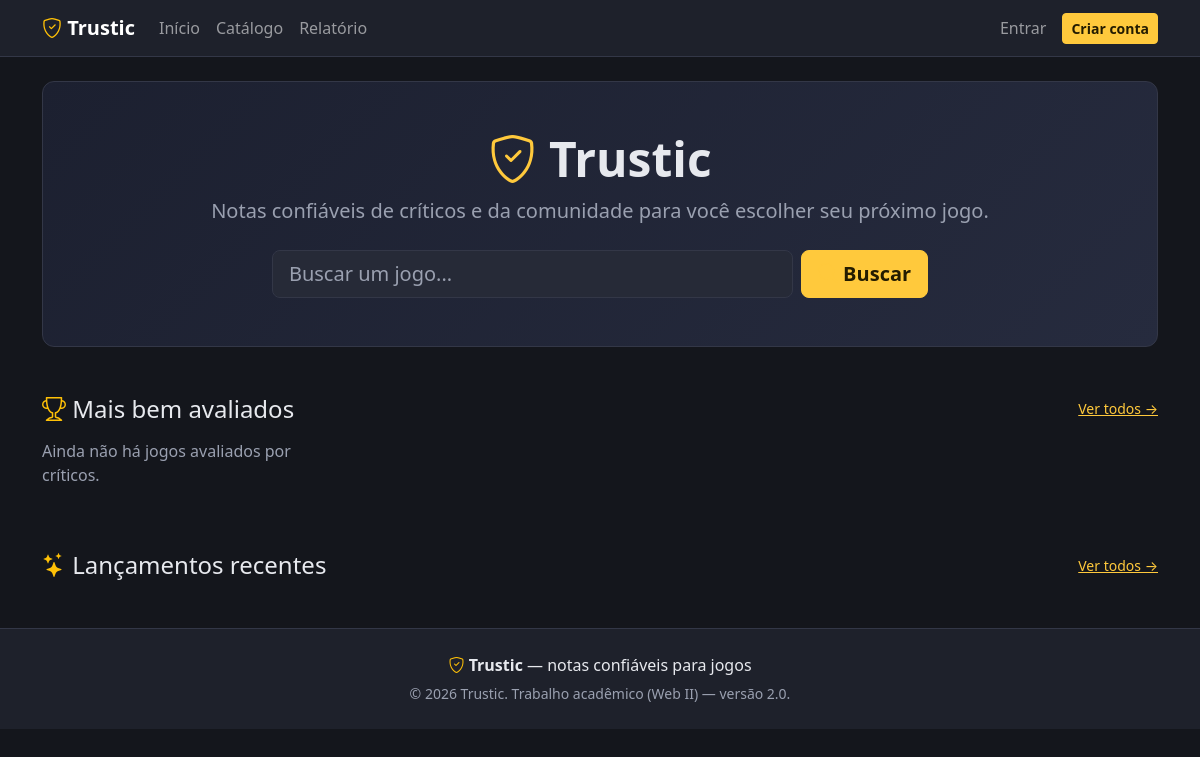
Before: / with the older database file.
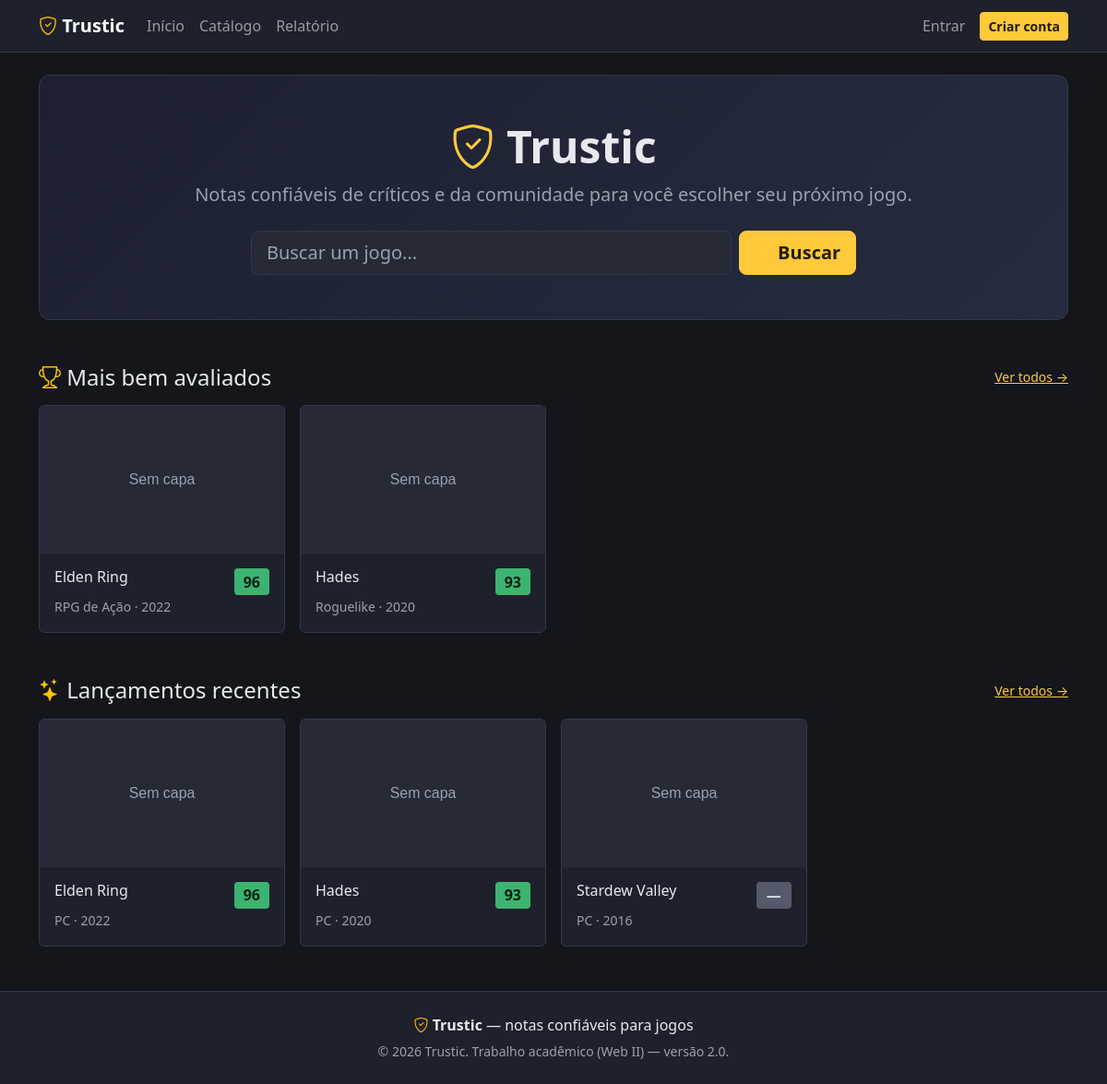
After: the same page with the newer database file.
### tables this page shows
CREATE TABLE jogos (
    id              INT AUTO_INCREMENT PRIMARY KEY,
    titulo          VARCHAR(150)  NOT NULL,
    genero_id       INT           NOT NULL,
    plataforma_id   INT           NOT NULL,
    desenvolvedora  VARCHAR(120),
    publicadora     VARCHAR(120),
    ano_lancamento  SMALLINT      NOT NULL,
    descricao       TEXT,
    capa_url        VARCHAR(255),
    criado_por      INT           NOT NULL,
    criado_em       DATETIME      NOT NULL DEFAULT CURRENT_TIMESTAMP,
    CONSTRAINT fk_jogo_genero     FOREIGN KEY (genero_id)     REFERENCES generos(id),
    CONSTRAINT fk_jogo_plataforma FOREIGN KEY (plataforma_id) REFERENCES plataformas(id),
    CONSTRAINT fk_jogo_usuario    FOREIGN KEY (criado_por)    REFERENCES usuarios(id) ON DELETE CASCADE
);

CREATE TABLE generos (
    id    INT AUTO_INCREMENT PRIMARY KEY,
    nome  VARCHAR(60) NOT NULL UNIQUE
);

CREATE TABLE plataformas (
    id    INT AUTO_INCREMENT PRIMARY KEY,
    nome  VARCHAR(60) NOT NULL UNIQUE
);

### config/config.php (called while the page is built, shortened)
<?php
function usuarioLogado(): bool
{
    return isset($_SESSION['usuario_id']);
}
function e(?string $valor): string
{
    return htmlspecialchars($valor ?? '', ENT_QUOTES, 'UTF-8');
}
function corNota($nota): string
{
    if ($nota === null) return 'nota-neutra';
    if ($nota >= 75) return 'nota-boa';
    return 'nota-ruim';
}

### app/models/Jogo.php (called while the page is built, shortened)
<?php
class Jogo
{
    private static function baseSelect(): string
    {
        return "SELECT j.*, g.nome AS genero, p.nome AS plataforma,
                    u.nome AS autor_nome,
                    ROUND(AVG(CASE WHEN a.tipo = 'critica' THEN a.nota END), 0) AS metascore,
                    ROUND(AVG(CASE WHEN a.tipo = 'usuario' THEN a.nota END), 1) AS nota_usuarios,
                    COUNT(DISTINCT CASE WHEN a.tipo = 'critica' THEN a.id END) AS total_criticas,
                    COUNT(DISTINCT CASE WHEN a.tipo = 'usuario' THEN a.id END) AS total_avaliacoes
                FROM jogos j
                JOIN generos g ON g.id = j.genero_id
                JOIN plataformas p ON p.id = j.plataforma_id
                JOIN usuarios u ON u.id = j.criado_por
                LEFT JOIN avaliacoes a ON a.jogo_id = j.id";
    }
    public static function maisBemAvaliados(int $limite = 4): array
    {
        $pdo = conectarBanco();
        $sql = self::baseSelect() . ' GROUP BY j.id HAVING metascore IS NOT NULL ORDER BY metascore DESC LIMIT ' . $limite;
        return $pdo->query($sql)->fetchAll();
    }
    public static function lancamentosRecentes(int $limite = 4): array
    {
        $pdo = conectarBanco();
        $sql = self::baseSelect() . ' GROUP BY j.id ORDER BY j.ano_lancamento DESC, j.criado_em DESC LIMIT ' . $limite;
        return $pdo->query($sql)->fetchAll();
    }
}

### app/views/home/index.php (the view, shortened to what this page needs)
<div class="trustic-hero text-center mb-5">
    <h1 class="display-5"><i class="bi bi-shield-check"></i> Trustic</h1>
    <p class="lead text-muted mb-4">Notas confiáveis de críticos e da comunidade para você escolher seu próximo jogo.</p>
    <form method="get" action="index.php" class="row g-2 justify-content-center">
        <div class="col-md-6">
            <input type="text" name="busca" class="form-control form-control-lg" placeholder="Buscar um jogo...">
        </div>
        <div class="col-auto">
            <button class="btn btn-warning btn-lg" type="submit"><i class="bi bi-search"></i> Buscar</button>
        </div>
    </form>
</div>
<div class="d-flex justify-content-between align-items-center mb-3">
    <h2 class="h4 mb-0"><i class="bi bi-trophy text-warning"></i> Mais bem avaliados</h2>
    <a href="index.php?page=jogos&ordenar=nota_desc" class="small">Ver todos &rarr;</a>
</div>
<div class="row row-cols-1 row-cols-md-4 g-3 mb-5">
    <?php foreach ($maisBemAvaliados as $jogo): ?>
        <div class="col">
            <a href="index.php?page=jogo&id=<?= (int) $jogo['id'] ?>" class="text-decoration-none">
                <div class="card trustic-card h-100">
                    <img src="<?= e($jogo['capa_url'] ?: 'img/sem-capa.svg') ?>" class="capa-jogo" alt="">
                    <div class="card-body">
                        <div class="d-flex justify-content-between align-items-start">
                            <h6 class="card-title mb-0"><?= e($jogo['titulo']) ?></h6>
                            <span class="nota-badge <?= corNota($jogo['metascore']) ?>"><?= (int) $jogo['metascore'] ?></span>
                        </div>
                        <small class="text-muted"><?= e($jogo['genero']) ?> · <?= e((string) $jogo['ano_lancamento']) ?></small>
                    </div>
                </div>
            </a>
        </div>
    <?php endforeach; ?>
    <?php if (!$maisBemAvaliados): ?><p class="text-muted">Ainda não há jogos avaliados por críticos.</p><?php endif; ?>
</div>
<div class="d-flex justify-content-between align-items-center mb-3">
    <h2 class="h4 mb-0"><i class="bi bi-stars text-warning"></i> Lançamentos recentes</h2>
    <a href="index.php?page=jogos&ordenar=ano_desc" class="small">Ver todos &rarr;</a>
</div>
<div class="row row-cols-1 row-cols-md-4 g-3">
    <?php foreach ($lancamentos as $jogo): ?>
        <div class="col">
            <a href="index.php?page=jogo&id=<?= (int) $jogo['id'] ?>" class="text-decoration-none">
                <div class="card trustic-card h-100">
                    <img src="<?= e($jogo['capa_url'] ?: 'img/sem-capa.svg') ?>" class="capa-jogo" alt="">
                    <div class="card-body">
                        <div class="d-flex justify-content-between align-items-start">
                            <h6 class="card-title mb-0"><?= e($jogo['titulo']) ?></h6>
                            <span class="nota-badge <?= corNota($jogo['metascore']) ?>">
                                <?= $jogo['metascore'] !== null ? (int) $jogo['metascore'] : '—' ?>
                            </span>
                        </div>
                        <small class="text-muted"><?= e($jogo['plataforma']) ?> · <?= e((string) $jogo['ano_lancamento']) ?></small>
                    </div>
                </div>
            </a>
        </div>
    <?php endforeach; ?>
</div>

### public/index.php (shortened to what this page needs)
<?php
require_once __DIR__ . '/../config/config.php';
require_once __DIR__ . '/../app/models/Jogo.php';
$viewsPath = __DIR__ . '/../app/views';
$page = $_GET['page'] ?? 'inicio';
switch ($page) {
    case 'inicio':
        $maisBemAvaliados = Jogo::maisBemAvaliados(4);
        $lancamentos = Jogo::lancamentosRecentes(4);
        include "$viewsPath/layout/header.php";
        include "$viewsPath/home/index.php";
        include "$viewsPath/layout/footer.php";
        break;
}

### app/views/layout/header.php (shortened to what this page needs)
<!DOCTYPE html>
<html lang="pt-br">
<head>
    <link href="https://cdn.jsdelivr.net/npm/bootstrap@5.3.3/dist/css/bootstrap.min.css" rel="stylesheet">
    <link href="https://cdn.jsdelivr.net/npm/bootstrap-icons@1.11.3/font/bootstrap-icons.css" rel="stylesheet">
    <link href="css/style.css" rel="stylesheet">
</head>
<body>
<nav class="navbar navbar-expand-lg navbar-dark sticky-top trustic-navbar">
    <div class="container">
        <a class="navbar-brand fw-bold" href="index.php?page=inicio">
            <i class="bi bi-shield-check text-warning"></i> Trustic
        </a>
        <div class="collapse navbar-collapse" id="menu">
            <ul class="navbar-nav me-auto mb-2 mb-lg-0">
                <li class="nav-item"><a class="nav-link" href="index.php?page=inicio">Início</a></li>
                <li class="nav-item"><a class="nav-link" href="index.php?page=jogos">Catálogo</a></li>
                <li class="nav-item"><a class="nav-link" href="index.php?page=relatorio">Relatório</a></li>
            </ul>
            <ul class="navbar-nav align-items-lg-center">
                <?php if (usuarioLogado()): $u = usuarioAtual(); ?>
                    <li class="nav-item dropdown">
                        <a class="nav-link dropdown-toggle d-flex align-items-center gap-2" href="#" data-bs-toggle="dropdown">
                            <img src="<?= $u['avatar_url'] ? e($u['avatar_url']) : 'img/avatar-padrao.svg' ?>" class="avatar-navbar" alt="">
                            <?= e($u['nome']) ?>
                            <span class="badge bg-warning text-dark"><?= e($u['tipo']) ?></span>
                        </a>
                        <ul class="dropdown-menu dropdown-menu-end">
                            <li><a class="dropdown-item" href="index.php?page=perfil">Meu perfil</a></li>
                            <li><a class="dropdown-item" href="index.php?page=perfil-publico&id=<?= (int) $u['id'] ?>">Ver perfil público</a></li>
                            <li><hr class="dropdown-divider"></li>
                            <li><a class="dropdown-item" href="index.php?page=logout">Sair</a></li>
                        </ul>
                    </li>
                <?php else: ?>
                    <li class="nav-item"><a class="nav-link" href="index.php?page=login">Entrar</a></li>
                    <li class="nav-item"><a class="btn btn-warning btn-sm ms-lg-2" href="index.php?page=cadastro">Criar conta</a></li>
                <?php endif; ?>
            </ul>
        </div>
    </div>
</nav>
<main class="container my-4">

### app/views/layout/footer.php (shortened to what this page needs)
</main>
<footer class="trustic-footer text-center py-4 mt-5">
    <div class="container">
        <p class="mb-1"><i class="bi bi-shield-check text-warning"></i> <strong>Trustic</strong> — notas confiáveis para jogos</p>
        <small class="text-muted">&copy; <?= date('Y') ?> Trustic. Trabalho acadêmico (Web II) — versão 2.0.</small>
    </div>
</footer>
</body>
</html>

### public/css/style.css (style rules this page uses)
:root { --trustic-bg: #14161c; --trustic-surface: #1e212b; --trustic-surface-2: #262a37; --trustic-border: #333747; --trustic-text: #e7e9ee; --trustic-text-muted: #9aa0b0; --trustic-amarelo: #ffc93c; --trustic-verde: #3cb371; --trustic-amarelo-nota: #f5c518; --trustic-vermelho: #e6483c; }
body { background-color: var(--trustic-bg); color: var(--trustic-text); }
a { color: var(--trustic-amarelo); }
.trustic-navbar { background-color: var(--trustic-surface); border-bottom: 1px solid var(--trustic-border); }
.trustic-footer { background-color: var(--trustic-surface); border-top: 1px solid var(--trustic-border); }
.card, .trustic-card { background-color: var(--trustic-surface); border: 1px solid var(--trustic-border); color: var(--trustic-text); }
.card-title, .card-text { color: var(--trustic-text); }
.text-muted { color: var(--trustic-text-muted) !important; }
.form-control, .form-select { background-color: var(--trustic-surface-2); border: 1px solid var(--trustic-border); color: var(--trustic-text); }
.form-control::placeholder { color: var(--trustic-text-muted); }
.nota-badge { display: inline-flex; align-items: center; justify-content: center; font-weight: 700; border-radius: 4px; min-width: 2.4em; padding: 0.15em 0.5em; }
.nota-boa { background-color: var(--trustic-verde); color: #08210f; }
.nota-neutra { background-color: #555a6b; color: #dfe1e8; }
.trustic-hero { background: linear-gradient(135deg, #1c2030 0%, #262b3e 100%); border: 1px solid var(--trustic-border); border-radius: 12px; padding: 3rem 2rem; }
.trustic-hero h1 { font-weight: 800; }
.trustic-hero .bi { color: var(--trustic-amarelo); }
.capa-jogo { height: 160px; object-fit: cover; width: 100%; background: var(--trustic-surface-2); }
.btn-warning { background-color: var(--trustic-amarelo); border-color: var(--trustic-amarelo); color: #241c00; font-weight: 600; }

Changed rows visible on the page:
now on this page (row edited): jogos: titulo "Elden Ring", metascore "96", genero.nome "RPG de Ação", ano_lancamento "2022", plataforma.nome "PC"
now on this page (row edited): jogos: titulo "Hades", metascore "93", genero.nome "Roguelike", ano_lancamento "2020", plataforma.nome "PC"
now on this page (row edited): jogos: titulo "Stardew Valley", plataforma.nome "PC", ano_lancamento "2016", shown under "Lançamentos recentes"
Other visible differences:
text no longer shown: "Ainda não há jogos avaliados por críticos."
